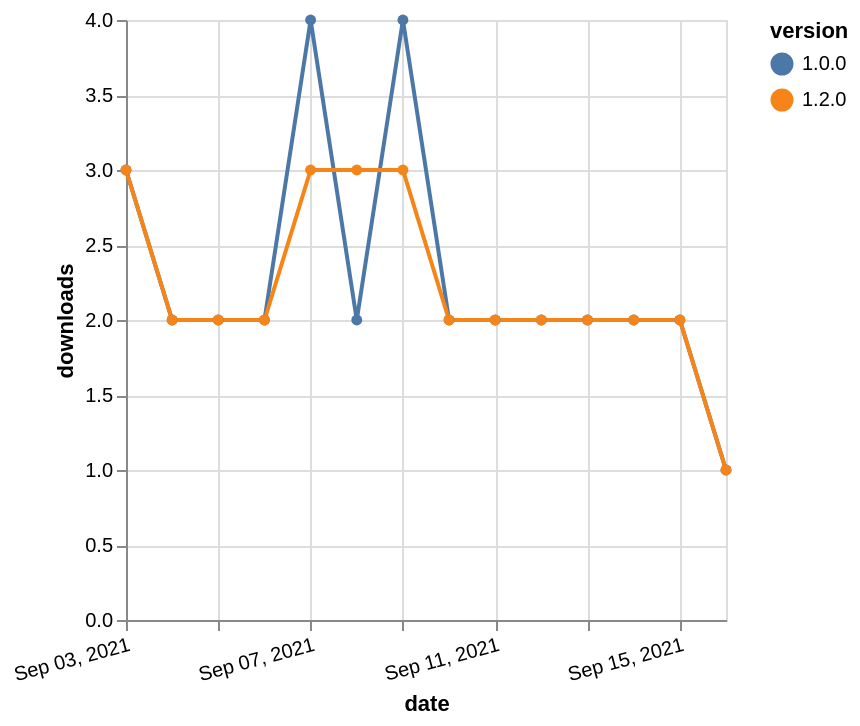

Here is the Vega-Lite specification saved for this chart:
### Vega-Lite specification from a JSON file in a GitHub repository (floating-point values rounded to 4 significant figures)
{"$schema": "https://vega.github.io/schema/vega-lite/v5.json", "description": "A simple bar chart with embedded data.", "data": {"values": [{"date": "2021-09-03", "total": 671, "delta": 3, "version": "1.0.0"}, {"date": "2021-09-04", "total": 673, "delta": 2, "version": "1.0.0"}, {"date": "2021-09-05", "total": 675, "delta": 2, "version": "1.0.0"}, {"date": "2021-09-06", "total": 677, "delta": 2, "version": "1.0.0"}, {"date": "2021-09-07", "total": 681, "delta": 4, "version": "1.0.0"}, {"date": "2021-09-08", "total": 683, "delta": 2, "version": "1.0.0"}, {"date": "2021-09-09", "total": 687, "delta": 4, "version": "1.0.0"}, {"date": "2021-09-10", "total": 689, "delta": 2, "version": "1.0.0"}, {"date": "2021-09-11", "total": 691, "delta": 2, "version": "1.0.0"}, {"date": "2021-09-12", "total": 693, "delta": 2, "version": "1.0.0"}, {"date": "2021-09-13", "total": 695, "delta": 2, "version": "1.0.0"}, {"date": "2021-09-14", "total": 697, "delta": 2, "version": "1.0.0"}, {"date": "2021-09-15", "total": 699, "delta": 2, "version": "1.0.0"}, {"date": "2021-09-16", "total": 700, "delta": 1, "version": "1.0.0"}, {"date": "2021-09-03", "total": 216, "delta": 3, "version": "1.2.0"}, {"date": "2021-09-04", "total": 218, "delta": 2, "version": "1.2.0"}, {"date": "2021-09-05", "total": 220, "delta": 2, "version": "1.2.0"}, {"date": "2021-09-06", "total": 222, "delta": 2, "version": "1.2.0"}, {"date": "2021-09-07", "total": 225, "delta": 3, "version": "1.2.0"}, {"date": "2021-09-08", "total": 228, "delta": 3, "version": "1.2.0"}, {"date": "2021-09-09", "total": 231, "delta": 3, "version": "1.2.0"}, {"date": "2021-09-10", "total": 233, "delta": 2, "version": "1.2.0"}, {"date": "2021-09-11", "total": 235, "delta": 2, "version": "1.2.0"}, {"date": "2021-09-12", "total": 237, "delta": 2, "version": "1.2.0"}, {"date": "2021-09-13", "total": 239, "delta": 2, "version": "1.2.0"}, {"date": "2021-09-14", "total": 241, "delta": 2, "version": "1.2.0"}, {"date": "2021-09-15", "total": 243, "delta": 2, "version": "1.2.0"}, {"date": "2021-09-16", "total": 244, "delta": 1, "version": "1.2.0"}]}, "width": "container", "mark": {"type": "line", "point": {"filled": true}}, "encoding": {"x": {"field": "date", "type": "temporal", "timeUnit": "yearmonthdate", "title": "date", "axis": {"labelAngle": -15}}, "y": {"field": "delta", "type": "quantitative", "title": "downloads"}, "color": {"field": "version", "type": "nominal"}, "tooltip": {"field": "delta"}}}
